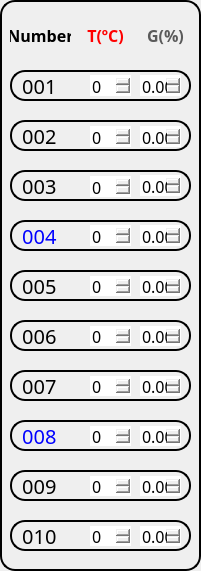
      <widget class="QFrame" name="frame_6">
       <property name="geometry">
        <rect>
         <x>10</x>
         <y>10</y>
         <width>201</width>
         <height>571</height>
        </rect>
       </property>
       <property name="styleSheet">
        <string notr="true">background-color:None;
border: 2px solid rgb(0,0,0);
border-radius: 15px;</string>
       </property>
       <property name="frameShape">
        <enum>QFrame::StyledPanel</enum>
       </property>
       <property name="frameShadow">
        <enum>QFrame::Raised</enum>
       </property>
       <widget class="QLabel" name="sensor_name_41">
        <property name="geometry">
         <rect>
          <x>10</x>
          <y>70</y>
          <width>181</width>
          <height>31</height>
         </rect>
        </property>
        <property name="font">
         <font>
          <family>KoPubWorld돋움체 Medium</family>
          <pointsize>15</pointsize>
         </font>
        </property>
        <property name="styleSheet">
         <string notr="true">background-color:None;
border: 2px solid rgb(0,0,0);
border-radius: 15px;</string>
        </property>
        <property name="text">
         <string> 001</string>
        </property>
        <property name="alignment">
         <set>Qt::AlignLeading|Qt::AlignLeft|Qt::AlignVCenter</set>
        </property>
       </widget>
       <widget class="QLabel" name="sensor_name_42">
        <property name="geometry">
         <rect>
          <x>10</x>
          <y>120</y>
          <width>181</width>
          <height>31</height>
         </rect>
        </property>
        <property name="font">
         <font>
          <family>KoPubWorld돋움체 Medium</family>
          <pointsize>15</pointsize>
         </font>
        </property>
        <property name="styleSheet">
         <string notr="true">background-color:None;
border: 2px solid rgb(0,0,0);
border-radius: 15px;</string>
        </property>
        <property name="text">
         <string> 002</string>
        </property>
        <property name="alignment">
         <set>Qt::AlignLeading|Qt::AlignLeft|Qt::AlignVCenter</set>
        </property>
       </widget>
       <widget class="QLabel" name="sensor_name_43">
        <property name="geometry">
         <rect>
          <x>10</x>
          <y>170</y>
          <width>181</width>
          <height>31</height>
         </rect>
        </property>
        <property name="font">
         <font>
          <family>KoPubWorld돋움체 Medium</family>
          <pointsize>15</pointsize>
         </font>
        </property>
        <property name="styleSheet">
         <string notr="true">background-color:None;
border: 2px solid rgb(0,0,0);
border-radius: 15px;</string>
        </property>
        <property name="text">
         <string> 003</string>
        </property>
        <property name="alignment">
         <set>Qt::AlignLeading|Qt::AlignLeft|Qt::AlignVCenter</set>
        </property>
       </widget>
       <widget class="QLabel" name="sensor_name_44">
        <property name="geometry">
         <rect>
          <x>10</x>
          <y>220</y>
          <width>181</width>
          <height>31</height>
         </rect>
        </property>
        <property name="font">
         <font>
          <family>KoPubWorld돋움체 Medium</family>
          <pointsize>15</pointsize>
         </font>
        </property>
        <property name="styleSheet">
         <string notr="true">background-color:None;
border: 2px solid rgb(0,0,0);
border-radius: 15px;
color:blue;</string>
        </property>
        <property name="text">
         <string> 004</string>
        </property>
        <property name="alignment">
         <set>Qt::AlignLeading|Qt::AlignLeft|Qt::AlignVCenter</set>
        </property>
       </widget>
       <widget class="QLabel" name="sensor_name_45">
        <property name="geometry">
         <rect>
          <x>10</x>
          <y>270</y>
          <width>181</width>
          <height>31</height>
         </rect>
        </property>
        <property name="font">
         <font>
          <family>KoPubWorld돋움체 Medium</family>
          <pointsize>15</pointsize>
         </font>
        </property>
        <property name="styleSheet">
         <string notr="true">background-color:None;
border: 2px solid rgb(0,0,0);
border-radius: 15px;</string>
        </property>
        <property name="text">
         <string> 005</string>
        </property>
        <property name="alignment">
         <set>Qt::AlignLeading|Qt::AlignLeft|Qt::AlignVCenter</set>
        </property>
       </widget>
       <widget class="QLabel" name="sensor_name_46">
        <property name="geometry">
         <rect>
          <x>10</x>
          <y>320</y>
          <width>181</width>
          <height>31</height>
         </rect>
        </property>
        <property name="font">
         <font>
          <family>KoPubWorld돋움체 Medium</family>
          <pointsize>15</pointsize>
         </font>
        </property>
        <property name="styleSheet">
         <string notr="true">background-color:None;
border: 2px solid rgb(0,0,0);
border-radius: 15px;</string>
        </property>
        <property name="text">
         <string> 006</string>
        </property>
        <property name="alignment">
         <set>Qt::AlignLeading|Qt::AlignLeft|Qt::AlignVCenter</set>
        </property>
       </widget>
       <widget class="QLabel" name="sensor_name_47">
        <property name="geometry">
         <rect>
          <x>10</x>
          <y>370</y>
          <width>181</width>
          <height>31</height>
         </rect>
        </property>
        <property name="font">
         <font>
          <family>KoPubWorld돋움체 Medium</family>
          <pointsize>15</pointsize>
         </font>
        </property>
        <property name="styleSheet">
         <string notr="true">background-color:None;
border: 2px solid rgb(0,0,0);
border-radius: 15px;</string>
        </property>
        <property name="text">
         <string> 007</string>
        </property>
        <property name="alignment">
         <set>Qt::AlignLeading|Qt::AlignLeft|Qt::AlignVCenter</set>
        </property>
       </widget>
       <widget class="QLabel" name="sensor_name_48">
        <property name="geometry">
         <rect>
          <x>10</x>
          <y>420</y>
          <width>181</width>
          <height>31</height>
         </rect>
        </property>
        <property name="font">
         <font>
          <family>KoPubWorld돋움체 Medium</family>
          <pointsize>15</pointsize>
         </font>
        </property>
        <property name="styleSheet">
         <string notr="true">background-color:None;
border: 2px solid rgb(0,0,0);
border-radius: 15px;
color:blue;</string>
        </property>
        <property name="text">
         <string> 008</string>
        </property>
        <property name="alignment">
         <set>Qt::AlignLeading|Qt::AlignLeft|Qt::AlignVCenter</set>
        </property>
       </widget>
       <widget class="QLabel" name="sensor_name_49">
        <property name="geometry">
         <rect>
          <x>10</x>
          <y>470</y>
          <width>181</width>
          <height>31</height>
         </rect>
        </property>
        <property name="font">
         <font>
          <family>KoPubWorld돋움체 Medium</family>
          <pointsize>15</pointsize>
         </font>
        </property>
        <property name="styleSheet">
         <string notr="true">background-color:None;
border: 2px solid rgb(0,0,0);
border-radius: 15px;</string>
        </property>
        <property name="text">
         <string> 009</string>
        </property>
        <property name="alignment">
         <set>Qt::AlignLeading|Qt::AlignLeft|Qt::AlignVCenter</set>
        </property>
       </widget>
       <widget class="QLabel" name="sensor_name_50">
        <property name="geometry">
         <rect>
          <x>10</x>
          <y>520</y>
          <width>181</width>
          <height>31</height>
         </rect>
        </property>
        <property name="font">
         <font>
          <family>KoPubWorld돋움체 Medium</family>
          <pointsize>15</pointsize>
         </font>
        </property>
        <property name="styleSheet">
         <string notr="true">background-color:None;
border: 2px solid rgb(0,0,0);
border-radius: 15px;</string>
        </property>
        <property name="text">
         <string> 010</string>
        </property>
        <property name="alignment">
         <set>Qt::AlignLeading|Qt::AlignLeft|Qt::AlignVCenter</set>
        </property>
       </widget>
       <widget class="QLabel" name="label_20">
        <property name="geometry">
         <rect>
          <x>10</x>
          <y>20</y>
          <width>61</width>
          <height>31</height>
         </rect>
        </property>
        <property name="font">
         <font>
          <family>KoPubWorld돋움체 Medium</family>
          <pointsize>12</pointsize>
          <weight>75</weight>
          <bold>true</bold>
         </font>
        </property>
        <property name="styleSheet">
         <string notr="true">background-color:None;
border: None;</string>
        </property>
        <property name="text">
         <string>Number</string>
        </property>
        <property name="alignment">
         <set>Qt::AlignCenter</set>
        </property>
       </widget>
       <widget class="QLabel" name="label_21">
        <property name="geometry">
         <rect>
          <x>80</x>
          <y>20</y>
          <width>51</width>
          <height>31</height>
         </rect>
        </property>
        <property name="font">
         <font>
          <family>KoPubWorld돋움체 Medium</family>
          <pointsize>12</pointsize>
          <weight>75</weight>
          <bold>true</bold>
         </font>
        </property>
        <property name="styleSheet">
         <string notr="true">background-color:None;
border: None;
color:rgb(255,0,0);</string>
        </property>
        <property name="text">
         <string>T(ºC)</string>
        </property>
        <property name="alignment">
         <set>Qt::AlignCenter</set>
        </property>
       </widget>
       <widget class="QLabel" name="label_22">
        <property name="geometry">
         <rect>
          <x>140</x>
          <y>20</y>
          <width>51</width>
          <height>31</height>
         </rect>
        </property>
        <property name="font">
         <font>
          <family>KoPubWorld돋움체 Medium</family>
          <pointsize>12</pointsize>
          <weight>75</weight>
          <bold>true</bold>
         </font>
        </property>
        <property name="styleSheet">
         <string notr="true">background-color:None;
border: None;
color:rgb(90,90,90);</string>
        </property>
        <property name="text">
         <string>G(%)</string>
        </property>
        <property name="alignment">
         <set>Qt::AlignCenter</set>
        </property>
       </widget>
       <widget class="QSpinBox" name="spinBox_01">
        <property name="geometry">
         <rect>
          <x>90</x>
          <y>75</y>
          <width>41</width>
          <height>21</height>
         </rect>
        </property>
        <property name="font">
         <font>
          <family>KoPubWorld돋움체 Medium</family>
          <pointsize>12</pointsize>
         </font>
        </property>
        <property name="styleSheet">
         <string notr="true">border:None;
background-color:None;</string>
        </property>
       </widget>
       <widget class="QDoubleSpinBox" name="doubleSpinBox_01">
        <property name="geometry">
         <rect>
          <x>140</x>
          <y>75</y>
          <width>41</width>
          <height>21</height>
         </rect>
        </property>
        <property name="font">
         <font>
          <family>KoPubWorld돋움체 Medium</family>
          <pointsize>12</pointsize>
         </font>
        </property>
        <property name="styleSheet">
         <string notr="true">border:None;</string>
        </property>
       </widget>
       <widget class="QDoubleSpinBox" name="doubleSpinBox_02">
        <property name="geometry">
         <rect>
          <x>140</x>
          <y>126</y>
          <width>41</width>
          <height>21</height>
         </rect>
        </property>
        <property name="font">
         <font>
          <family>KoPubWorld돋움체 Medium</family>
          <pointsize>12</pointsize>
         </font>
        </property>
        <property name="styleSheet">
         <string notr="true">border:None;</string>
        </property>
       </widget>
       <widget class="QSpinBox" name="spinBox_02">
        <property name="geometry">
         <rect>
          <x>90</x>
          <y>126</y>
          <width>41</width>
          <height>21</height>
         </rect>
        </property>
        <property name="font">
         <font>
          <family>KoPubWorld돋움체 Medium</family>
          <pointsize>12</pointsize>
         </font>
        </property>
        <property name="styleSheet">
         <string notr="true">border:None;
background-color:None;</string>
        </property>
       </widget>
       <widget class="QDoubleSpinBox" name="doubleSpinBox_03">
        <property name="geometry">
         <rect>
          <x>140</x>
          <y>175</y>
          <width>41</width>
          <height>21</height>
         </rect>
        </property>
        <property name="font">
         <font>
          <family>KoPubWorld돋움체 Medium</family>
          <pointsize>12</pointsize>
         </font>
        </property>
        <property name="styleSheet">
         <string notr="true">border:None;</string>
        </property>
       </widget>
       <widget class="QSpinBox" name="spinBox_03">
        <property name="geometry">
         <rect>
          <x>90</x>
          <y>176</y>
          <width>41</width>
          <height>21</height>
         </rect>
        </property>
        <property name="font">
         <font>
          <family>KoPubWorld돋움체 Medium</family>
          <pointsize>12</pointsize>
         </font>
        </property>
        <property name="styleSheet">
         <string notr="true">border:None;
background-color:None;</string>
        </property>
       </widget>
       <widget class="QDoubleSpinBox" name="doubleSpinBox_04">
        <property name="geometry">
         <rect>
          <x>140</x>
          <y>225</y>
          <width>41</width>
          <height>21</height>
         </rect>
        </property>
        <property name="font">
         <font>
          <family>KoPubWorld돋움체 Medium</family>
          <pointsize>12</pointsize>
         </font>
        </property>
        <property name="styleSheet">
         <string notr="true">border:None;</string>
        </property>
       </widget>
       <widget class="QSpinBox" name="spinBox_04">
        <property name="geometry">
         <rect>
          <x>90</x>
          <y>225</y>
          <width>41</width>
          <height>21</height>
         </rect>
        </property>
        <property name="font">
         <font>
          <family>KoPubWorld돋움체 Medium</family>
          <pointsize>12</pointsize>
         </font>
        </property>
        <property name="styleSheet">
         <string notr="true">border:None;
background-color:None;</string>
        </property>
       </widget>
       <widget class="QDoubleSpinBox" name="doubleSpinBox_05">
        <property name="geometry">
         <rect>
          <x>140</x>
          <y>276</y>
          <width>41</width>
          <height>20</height>
         </rect>
        </property>
        <property name="font">
         <font>
          <family>KoPubWorld돋움체 Medium</family>
          <pointsize>12</pointsize>
         </font>
        </property>
        <property name="styleSheet">
         <string notr="true">border:None;</string>
        </property>
       </widget>
       <widget class="QSpinBox" name="spinBox_05">
        <property name="geometry">
         <rect>
          <x>90</x>
          <y>276</y>
          <width>41</width>
          <height>20</height>
         </rect>
        </property>
        <property name="font">
         <font>
          <family>KoPubWorld돋움체 Medium</family>
          <pointsize>12</pointsize>
         </font>
        </property>
        <property name="styleSheet">
         <string notr="true">border:None;
background-color:None;</string>
        </property>
       </widget>
       <widget class="QDoubleSpinBox" name="doubleSpinBox_06">
        <property name="geometry">
         <rect>
          <x>140</x>
          <y>326</y>
          <width>41</width>
          <height>20</height>
         </rect>
        </property>
        <property name="font">
         <font>
          <family>KoPubWorld돋움체 Medium</family>
          <pointsize>12</pointsize>
         </font>
        </property>
        <property name="styleSheet">
         <string notr="true">border:None;</string>
        </property>
       </widget>
       <widget class="QSpinBox" name="spinBox_06">
        <property name="geometry">
         <rect>
          <x>90</x>
          <y>326</y>
          <width>41</width>
          <height>20</height>
         </rect>
        </property>
        <property name="font">
         <font>
          <family>KoPubWorld돋움체 Medium</family>
          <pointsize>12</pointsize>
         </font>
        </property>
        <property name="styleSheet">
         <string notr="true">border:None;
background-color:None;</string>
        </property>
       </widget>
       <widget class="QDoubleSpinBox" name="doubleSpinBox_07">
        <property name="geometry">
         <rect>
          <x>140</x>
          <y>376</y>
          <width>41</width>
          <height>20</height>
         </rect>
        </property>
        <property name="font">
         <font>
          <family>KoPubWorld돋움체 Medium</family>
          <pointsize>12</pointsize>
         </font>
        </property>
        <property name="styleSheet">
         <string notr="true">border:None;</string>
        </property>
       </widget>
       <widget class="QSpinBox" name="spinBox_07">
        <property name="geometry">
         <rect>
          <x>90</x>
          <y>376</y>
          <width>41</width>
          <height>20</height>
         </rect>
        </property>
        <property name="font">
         <font>
          <family>KoPubWorld돋움체 Medium</family>
          <pointsize>12</pointsize>
         </font>
        </property>
        <property name="styleSheet">
         <string notr="true">border:None;
background-color:None;</string>
        </property>
       </widget>
       <widget class="QDoubleSpinBox" name="doubleSpinBox_08">
        <property name="geometry">
         <rect>
          <x>140</x>
          <y>426</y>
          <width>41</width>
          <height>20</height>
         </rect>
        </property>
        <property name="font">
         <font>
          <family>KoPubWorld돋움체 Medium</family>
          <pointsize>12</pointsize>
         </font>
        </property>
        <property name="styleSheet">
         <string notr="true">border:None;</string>
        </property>
       </widget>
       <widget class="QSpinBox" name="spinBox_08">
        <property name="geometry">
         <rect>
          <x>90</x>
          <y>426</y>
          <width>41</width>
          <height>20</height>
         </rect>
        </property>
        <property name="font">
         <font>
          <family>KoPubWorld돋움체 Medium</family>
          <pointsize>12</pointsize>
         </font>
        </property>
        <property name="styleSheet">
         <string notr="true">border:None;
background-color:None;</string>
        </property>
       </widget>
       <widget class="QDoubleSpinBox" name="doubleSpinBox_09">
        <property name="geometry">
         <rect>
          <x>140</x>
          <y>476</y>
          <width>41</width>
          <height>20</height>
         </rect>
        </property>
        <property name="font">
         <font>
          <family>KoPubWorld돋움체 Medium</family>
          <pointsize>12</pointsize>
         </font>
        </property>
        <property name="styleSheet">
         <string notr="true">border:None;</string>
        </property>
       </widget>
       <widget class="QSpinBox" name="spinBox_09">
        <property name="geometry">
         <rect>
          <x>90</x>
          <y>476</y>
          <width>41</width>
          <height>20</height>
         </rect>
        </property>
        <property name="font">
         <font>
          <family>KoPubWorld돋움체 Medium</family>
          <pointsize>12</pointsize>
         </font>
        </property>
        <property name="styleSheet">
         <string notr="true">border:None;
background-color:None;</string>
        </property>
       </widget>
       <widget class="QSpinBox" name="spinBox_10">
        <property name="geometry">
         <rect>
          <x>90</x>
          <y>526</y>
          <width>41</width>
          <height>20</height>
         </rect>
        </property>
        <property name="font">
         <font>
          <family>KoPubWorld돋움체 Medium</family>
          <pointsize>12</pointsize>
         </font>
        </property>
        <property name="styleSheet">
         <string notr="true">border:None;
background-color:None;</string>
        </property>
       </widget>
       <widget class="QDoubleSpinBox" name="doubleSpinBox_10">
        <property name="geometry">
         <rect>
          <x>140</x>
          <y>526</y>
          <width>41</width>
          <height>20</height>
         </rect>
        </property>
        <property name="font">
         <font>
          <family>KoPubWorld돋움체 Medium</family>
          <pointsize>12</pointsize>
         </font>
        </property>
        <property name="styleSheet">
         <string notr="true">border:None;</string>
        </property>
       </widget>
      </widget>
